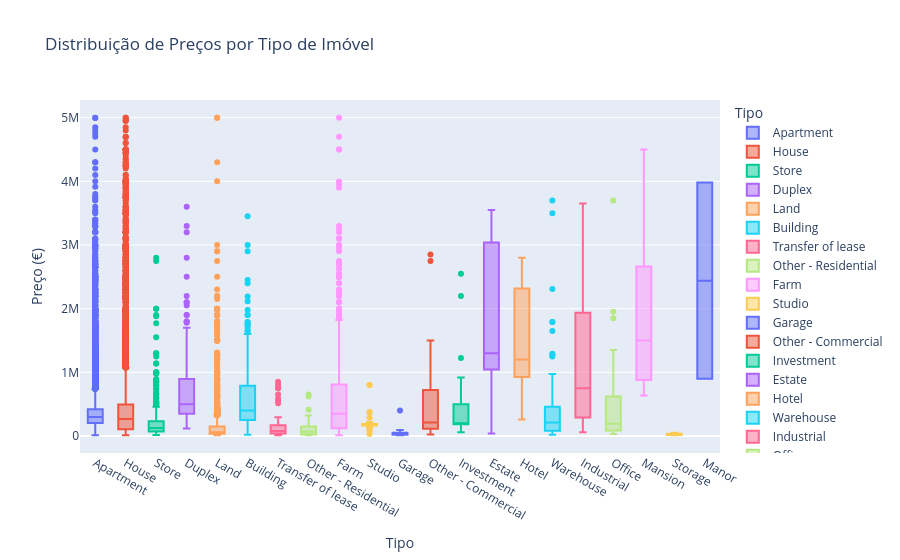

The notebook cell saved with this chart:
### Markdown cell above
### Preços por Tipo de Imóvel

### Code cell
fig = px.box(
    df_clean,
    x='Type',
    y='Price',
    title='Distribuição de Preços por Tipo de Imóvel',
    labels={'Price': 'Preço (€)', 'Type': 'Tipo'},
    color='Type'
)
fig.show()

print("\nPreço Médio por Tipo:")
print(df_clean.groupby('Type')['Price'].agg(['mean', 'median', 'count']).sort_values('median', ascending=False))

# Calcula premium de Casa vs Apartamento
if 'House' in df_clean['Type'].values and 'Apartment' in df_clean['Type'].values:
    house_price = df_clean[df_clean['Type'] == 'House']['Price'].median()
    apartment_price = df_clean[df_clean['Type'] == 'Apartment']['Price'].median()
    premium = ((house_price - apartment_price) / apartment_price) * 100
    
    print(f"\nCasa vs Apartamento:")
    print(f"Casa mediana: €{house_price:,.0f}")
    print(f"Apartamento mediano: €{apartment_price:,.0f}")
    print(f"Premium Casa: {premium:.1f}% {'mais caro' if premium > 0 else 'mais barato'}")

### Figure 1 — Plotly figure (JSON) as saved in the notebook; plotly's stock layout.template omitted (floating-point values rounded to 4 significant figures; data arrays with more than 128 entries replaced by an {"elided": "..."} marker saying what was removed)
{"data": [{"alignmentgroup": "True", "hovertemplate": "Tipo=%{x}<br>Preço (€)=%{y}<extra></extra>", "legendgroup": "Apartment", "marker": {"color": "#636efa"}, "name": "Apartment", "notched": false, "offsetgroup": "Apartment", "orientation": "v", "showlegend": true, "type": "box", "x": {"elided": "23319 str values"}, "x0": " ", "xaxis": "x", "y": {"elided": "23319 float values"}, "y0": " ", "yaxis": "y"}, {"alignmentgroup": "True", "hovertemplate": "Tipo=%{x}<br>Preço (€)=%{y}<extra></extra>", "legendgroup": "House", "marker": {"color": "#EF553B"}, "name": "House", "notched": false, "offsetgroup": "House", "orientation": "v", "showlegend": true, "type": "box", "x": {"elided": "17758 str values"}, "x0": " ", "xaxis": "x", "y": {"elided": "17758 int values"}, "y0": " ", "yaxis": "y"}, {"alignmentgroup": "True", "hovertemplate": "Tipo=%{x}<br>Preço (€)=%{y}<extra></extra>", "legendgroup": "Store", "marker": {"color": "#00cc96"}, "name": "Store", "notched": false, "offsetgroup": "Store", "orientation": "v", "showlegend": true, "type": "box", "x": {"elided": "419 str values"}, "x0": " ", "xaxis": "x", "y": {"elided": "419 int values"}, "y0": " ", "yaxis": "y"}, {"alignmentgroup": "True", "hovertemplate": "Tipo=%{x}<br>Preço (€)=%{y}<extra></extra>", "legendgroup": "Duplex", "marker": {"color": "#ab63fa"}, "name": "Duplex", "notched": false, "offsetgroup": "Duplex", "orientation": "v", "showlegend": true, "type": "box", "x": {"elided": "185 str values"}, "x0": " ", "xaxis": "x", "y": {"elided": "185 int values"}, "y0": " ", "yaxis": "y"}, {"alignmentgroup": "True", "hovertemplate": "Tipo=%{x}<br>Preço (€)=%{y}<extra></extra>", "legendgroup": "Land", "marker": {"color": "#FFA15A"}, "name": "Land", "notched": false, "offsetgroup": "Land", "orientation": "v", "showlegend": true, "type": "box", "x": {"elided": "2052 str values"}, "x0": " ", "xaxis": "x", "y": {"elided": "2052 int values"}, "y0": " ", "yaxis": "y"}, {"alignmentgroup": "True", "hovertemplate": "Tipo=%{x}<br>Preço (€)=%{y}<extra></extra>", "legendgroup": "Building", "marker": {"color": "#19d3f3"}, "name": "Building", "notched": false, "offsetgroup": "Building", "orientation": "v", "showlegend": true, "type": "box", "x": {"elided": "447 str values"}, "x0": " ", "xaxis": "x", "y": {"elided": "447 int values"}, "y0": " ", "yaxis": "y"}, {"alignmentgroup": "True", "hovertemplate": "Tipo=%{x}<br>Preço (€)=%{y}<extra></extra>", "legendgroup": "Transfer of lease", "marker": {"color": "#FF6692"}, "name": "Transfer of lease", "notched": false, "offsetgroup": "Transfer of lease", "orientation": "v", "showlegend": true, "type": "box", "x": ["Transfer of lease", "Transfer of lease", "Transfer of lease", "Transfer of lease", "Transfer of lease", "Transfer of lease", "Transfer of lease", "Transfer of lease", "Transfer of lease", "Transfer of lease", "Transfer of lease", "Transfer of lease", "Transfer of lease", "Transfer of lease", "Transfer of lease", "Transfer of lease", "Transfer of lease", "Transfer of lease", "Transfer of lease", "Transfer of lease", "Transfer of lease", "Transfer of lease", "Transfer of lease", "Transfer of lease", "Transfer of lease", "Transfer of lease", "Transfer of lease", "Transfer of lease", "Transfer of lease", "Transfer of lease", "Transfer of lease", "Transfer of lease", "Transfer of lease", "Transfer of lease", "Transfer of lease", "Transfer of lease", "Transfer of lease", "Transfer of lease", "Transfer of lease", "Transfer of lease", "Transfer of lease", "Transfer of lease", "Transfer of lease", "Transfer of lease", "Transfer of lease", "Transfer of lease", "Transfer of lease", "Transfer of lease", "Transfer of lease", "Transfer of lease", "Transfer of lease", "Transfer of lease", "Transfer of lease", "Transfer of lease", "Transfer of lease", "Transfer of lease", "Transfer of lease", "Transfer of lease", "Transfer of lease", "Transfer of lease", "Transfer of lease"], "x0": " ", "xaxis": "x", "y": [550000, 850000, 90000, 150000, 19900, 29900, 58000, 80000, 24900, 80000, 90000, 35000, 13500, 25000, 125000, 160000, 585000, 750000, 75000, 40000, 75000, 25000, 40000, 800000, 290000, 80000, 125000, 95000, 60000, 100000, 200000, 95000, 35000, 227000, 750000, 87500, 128700, 15000, 190000, 17000, 55000, 80000, 36000, 58500, 100000, 200000, 250000, 515000, 18000, 69000, 650000, 30000, 38000, 60000, 50000, 65000, 295000, 70000, 70000, 96950, 120000], "y0": " ", "yaxis": "y"}, {"alignmentgroup": "True", "hovertemplate": "Tipo=%{x}<br>Preço (€)=%{y}<extra></extra>", "legendgroup": "Other - Residential", "marker": {"color": "#B6E880"}, "name": "Other - Residential", "notched": false, "offsetgroup": "Other - Residential", "orientation": "v", "showlegend": true, "type": "box", "x": ["Other - Residential", "Other - Residential", "Other - Residential", "Other - Residential", "Other - Residential", "Other - Residential", "Other - Residential", "Other - Residential", "Other - Residential", "Other - Residential", "Other - Residential", "Other - Residential", "Other - Residential", "Other - Residential", "Other - Residential", "Other - Residential", "Other - Residential", "Other - Residential", "Other - Residential", "Other - Residential", "Other - Residential", "Other - Residential", "Other - Residential", "Other - Residential", "Other - Residential", "Other - Residential", "Other - Residential", "Other - Residential", "Other - Residential", "Other - Residential", "Other - Residential", "Other - Residential", "Other - Residential", "Other - Residential", "Other - Residential", "Other - Residential", "Other - Residential", "Other - Residential", "Other - Residential", "Other - Residential", "Other - Residential", "Other - Residential", "Other - Residential", "Other - Residential", "Other - Residential", "Other - Residential", "Other - Residential", "Other - Residential", "Other - Residential", "Other - Residential", "Other - Residential", "Other - Residential", "Other - Residential", "Other - Residential", "Other - Residential", "Other - Residential", "Other - Residential", "Other - Residential", "Other - Residential", "Other - Residential", "Other - Residential", "Other - Residential", "Other - Residential", "Other - Residential", "Other - Residential", "Other - Residential", "Other - Residential", "Other - Residential", "Other - Residential", "Other - Residential", "Other - Residential", "Other - Residential", "Other - Residential", "Other - Residential", "Other - Residential", "Other - Residential", "Other - Residential", "Other - Residential", "Other - Residential", "Other - Residential", "Other - Residential", "Other - Residential", "Other - Residential", "Other - Residential", "Other - Residential", "Other - Residential"], "x0": " ", "xaxis": "x", "y": [76500, 58000, 414000, 99000, 150000, 65000, 95000, 50000, 169000, 65000, 50000, 95000, 25900, 320000, 67000, 11000, 27500, 180000, 35000, 37000, 150000, 650000, 40000, 24000, 11500, 18000, 10000, 23000, 21000, 14250, 10000, 12000, 99900, 10400, 10000, 69000, 20000, 40000, 28500, 25000, 150000, 20000, 12000, 60000, 175000, 86150, 110000, 36000, 18000, 40000, 150000, 65000, 97000, 45000, 78000, 198000, 99000, 35000, 12700, 149000, 55000, 24500, 14000, 65000, 149600, 99900, 10500, 96500, 19000, 17500, 25000, 620000, 38000, 275000, 11500, 180000, 140000, 180000, 180000, 180000, 180000, 180000, 140000, 180000, 199000, 139000], "y0": " ", "yaxis": "y"}, {"alignmentgroup": "True", "hovertemplate": "Tipo=%{x}<br>Preço (€)=%{y}<extra></extra>", "legendgroup": "Farm", "marker": {"color": "#FF97FF"}, "name": "Farm", "notched": false, "offsetgroup": "Farm", "orientation": "v", "showlegend": true, "type": "box", "x": {"elided": "1002 str values"}, "x0": " ", "xaxis": "x", "y": {"elided": "1002 int values"}, "y0": " ", "yaxis": "y"}, {"alignmentgroup": "True", "hovertemplate": "Tipo=%{x}<br>Preço (€)=%{y}<extra></extra>", "legendgroup": "Studio", "marker": {"color": "#FECB52"}, "name": "Studio", "notched": false, "offsetgroup": "Studio", "orientation": "v", "showlegend": true, "type": "box", "x": ["Studio", "Studio", "Studio", "Studio", "Studio", "Studio", "Studio", "Studio", "Studio", "Studio", "Studio", "Studio", "Studio", "Studio", "Studio", "Studio", "Studio", "Studio", "Studio", "Studio", "Studio", "Studio", "Studio", "Studio", "Studio", "Studio", "Studio", "Studio", "Studio", "Studio", "Studio", "Studio", "Studio", "Studio", "Studio", "Studio", "Studio", "Studio", "Studio", "Studio", "Studio", "Studio", "Studio", "Studio", "Studio", "Studio", "Studio"], "x0": " ", "xaxis": "x", "y": [80000, 205000, 210000, 800000, 160000, 120000, 375000, 370000, 205000, 210000, 147000, 143000, 185000, 185000, 180000, 180000, 175000, 165000, 180000, 185000, 180000, 180000, 180000, 175000, 165000, 175000, 165000, 180000, 185000, 210000, 180000, 185000, 185000, 185000, 165000, 165000, 165000, 190000, 175000, 160000, 165000, 800000, 219000, 173250, 285000, 30000, 92500], "y0": " ", "yaxis": "y"}, {"alignmentgroup": "True", "hovertemplate": "Tipo=%{x}<br>Preço (€)=%{y}<extra></extra>", "legendgroup": "Garage", "marker": {"color": "#636efa"}, "name": "Garage", "notched": false, "offsetgroup": "Garage", "orientation": "v", "showlegend": true, "type": "box", "x": ["Garage", "Garage", "Garage", "Garage", "Garage", "Garage", "Garage", "Garage", "Garage", "Garage", "Garage", "Garage", "Garage", "Garage", "Garage", "Garage", "Garage", "Garage", "Garage", "Garage", "Garage", "Garage", "Garage", "Garage", "Garage", "Garage", "Garage", "Garage", "Garage", "Garage", "Garage", "Garage"], "x0": " ", "xaxis": "x", "y": [13500, 14900, 14900, 57000, 47000, 24500, 75000, 87000, 11000, 11000, 30000, 29900, 25000, 87000, 30000, 60000, 46500, 37500, 18000, 29950, 35000, 18000, 17000, 38000, 400000, 22000, 93750, 25500, 45000, 45000, 85000, 45000], "y0": " ", "yaxis": "y"}, {"alignmentgroup": "True", "hovertemplate": "Tipo=%{x}<br>Preço (€)=%{y}<extra></extra>", "legendgroup": "Other - Commercial", "marker": {"color": "#EF553B"}, "name": "Other - Commercial", "notched": false, "offsetgroup": "Other - Commercial", "orientation": "v", "showlegend": true, "type": "box", "x": ["Other - Commercial", "Other - Commercial", "Other - Commercial", "Other - Commercial", "Other - Commercial", "Other - Commercial", "Other - Commercial", "Other - Commercial", "Other - Commercial", "Other - Commercial", "Other - Commercial", "Other - Commercial", "Other - Commercial", "Other - Commercial", "Other - Commercial", "Other - Commercial", "Other - Commercial", "Other - Commercial", "Other - Commercial", "Other - Commercial", "Other - Commercial", "Other - Commercial", "Other - Commercial", "Other - Commercial", "Other - Commercial", "Other - Commercial", "Other - Commercial", "Other - Commercial", "Other - Commercial", "Other - Commercial", "Other - Commercial", "Other - Commercial", "Other - Commercial", "Other - Commercial", "Other - Commercial", "Other - Commercial", "Other - Commercial", "Other - Commercial", "Other - Commercial", "Other - Commercial", "Other - Commercial", "Other - Commercial", "Other - Commercial", "Other - Commercial", "Other - Commercial", "Other - Commercial", "Other - Commercial", "Other - Commercial", "Other - Commercial", "Other - Commercial", "Other - Commercial"], "x0": " ", "xaxis": "x", "y": [160000, 230000, 770000, 585000, 72000, 1100000, 65000, 1100000, 187950, 330605, 350000, 140000, 150000, 30000, 150000, 69500, 350000, 198000, 47500, 60000, 1150000, 945000, 47500, 139500, 110000, 2850000, 598000, 1400000, 260000, 130000, 130000, 150000, 25000, 270000, 110000, 590000, 180000, 460000, 765000, 350000, 895000, 210000, 2750000, 790000, 100000, 80000, 98000, 120000, 1100000, 244000, 1500000], "y0": " ", "yaxis": "y"}, {"alignmentgroup": "True", "hovertemplate": "Tipo=%{x}<br>Preço (€)=%{y}<extra></extra>", "legendgroup": "Investment", "marker": {"color": "#00cc96"}, "name": "Investment", "notched": false, "offsetgroup": "Investment", "orientation": "v", "showlegend": true, "type": "box", "x": ["Investment", "Investment", "Investment", "Investment", "Investment", "Investment", "Investment", "Investment", "Investment", "Investment", "Investment", "Investment", "Investment", "Investment", "Investment", "Investment", "Investment", "Investment", "Investment", "Investment", "Investment", "Investment", "Investment", "Investment", "Investment", "Investment", "Investment", "Investment", "Investment", "Investment", "Investment", "Investment", "Investment", "Investment", "Investment", "Investment", "Investment", "Investment", "Investment", "Investment", "Investment", "Investment", "Investment", "Investment", "Investment", "Investment", "Investment", "Investment", "Investment", "Investment", "Investment"], "x0": " ", "xaxis": "x", "y": [350000, 91000, 495000, 399000, 585000, 750000, 185000, 185000, 185000, 185000, 185000, 185000, 185000, 185000, 185000, 185000, 185000, 185000, 185000, 185000, 185000, 185000, 185000, 185000, 2200000, 87000, 498000, 467000, 800000, 920000, 1225000, 600000, 70000, 230000, 180000, 2550000, 535000, 270000, 59500, 59900, 345000, 350000, 110000, 550000, 150000, 699000, 750000, 85000, 129000, 129000, 467000], "y0": " ", "yaxis": "y"}, {"alignmentgroup": "True", "hovertemplate": "Tipo=%{x}<br>Preço (€)=%{y}<extra></extra>", "legendgroup": "Estate", "marker": {"color": "#ab63fa"}, "name": "Estate", "notched": false, "offsetgroup": "Estate", "orientation": "v", "showlegend": true, "type": "box", "x": ["Estate", "Estate", "Estate", "Estate", "Estate", "Estate", "Estate", "Estate", "Estate", "Estate", "Estate", "Estate"], "x0": " ", "xaxis": "x", "y": [3550000, 1090000, 1000000, 2980000, 2100000, 3100000, 1300000, 39900, 50000, 1300000, 3100000, 1100000], "y0": " ", "yaxis": "y"}, {"alignmentgroup": "True", "hovertemplate": "Tipo=%{x}<br>Preço (€)=%{y}<extra></extra>", "legendgroup": "Hotel", "marker": {"color": "#FFA15A"}, "name": "Hotel", "notched": false, "offsetgroup": "Hotel", "orientation": "v", "showlegend": true, "type": "box", "x": ["Hotel", "Hotel", "Hotel", "Hotel", "Hotel", "Hotel", "Hotel", "Hotel", "Hotel", "Hotel", "Hotel", "Hotel", "Hotel"], "x0": " ", "xaxis": "x", "y": [995000, 1500000, 433200, 1100000, 2370000, 1490000, 890000, 260000, 2800000, 2300000, 2370000, 1200000, 940000], "y0": " ", "yaxis": "y"}, {"alignmentgroup": "True", "hovertemplate": "Tipo=%{x}<br>Preço (€)=%{y}<extra></extra>", "legendgroup": "Warehouse", "marker": {"color": "#19d3f3"}, "name": "Warehouse", "notched": false, "offsetgroup": "Warehouse", "orientation": "v", "showlegend": true, "type": "box", "x": ["Warehouse", "Warehouse", "Warehouse", "Warehouse", "Warehouse", "Warehouse", "Warehouse", "Warehouse", "Warehouse", "Warehouse", "Warehouse", "Warehouse", "Warehouse", "Warehouse", "Warehouse", "Warehouse", "Warehouse", "Warehouse", "Warehouse", "Warehouse", "Warehouse", "Warehouse", "Warehouse", "Warehouse", "Warehouse", "Warehouse", "Warehouse", "Warehouse", "Warehouse", "Warehouse", "Warehouse", "Warehouse", "Warehouse", "Warehouse", "Warehouse", "Warehouse", "Warehouse", "Warehouse", "Warehouse", "Warehouse", "Warehouse", "Warehouse", "Warehouse", "Warehouse", "Warehouse", "Warehouse", "Warehouse", "Warehouse", "Warehouse", "Warehouse", "Warehouse", "Warehouse", "Warehouse", "Warehouse", "Warehouse", "Warehouse", "Warehouse", "Warehouse", "Warehouse", "Warehouse", "Warehouse", "Warehouse", "Warehouse", "Warehouse", "Warehouse", "Warehouse", "Warehouse", "Warehouse", "Warehouse", "Warehouse", "Warehouse", "Warehouse", "Warehouse", "Warehouse", "Warehouse", "Warehouse", "Warehouse", "Warehouse", "Warehouse", "Warehouse", "Warehouse", "Warehouse", "Warehouse", "Warehouse", "Warehouse"], "x0": " ", "xaxis": "x", "y": [303000, 850000, 95000, 80000, 227500, 83000, 295000, 48000, 190000, 175000, 42500, 60000, 43000, 3500000, 72500, 47500, 2310000, 250000, 700000, 375000, 149900, 285000, 87500, 47000, 67500, 280000, 269900, 212000, 431000, 1290000, 18000, 1790000, 105000, 115000, 750000, 875000, 590000, 95000, 150000, 275000, 3700000, 60000, 130000, 1790000, 45000, 150000, 37000, 1250000, 125000, 1650000, 300000, 70000, 180000, 110000, 250000, 395000, 85000, 975000, 66500, 149800, 82000, 65000, 850000, 98500, 750000, 225000, 126000, 299000, 25000, 350000, 250000, 750000, 59900, 1275000, 315000, 140000, 44500, 431000, 212000, 275000, 50000, 950000, 110000, 550000, 800000], "y0": " ", "yaxis": "y"}, {"alignmentgroup": "True", "hovertemplate": "Tipo=%{x}<br>Preço (€)=%{y}<extra></extra>", "legendgroup": "Industrial", "marker": {"color": "#FF6692"}, "name": "Industrial", "notched": false, "offsetgroup": "Industrial", "orientation": "v", "showlegend": true, "type": "box", "x": ["Industrial", "Industrial", "Industrial", "Industrial", "Industrial", "Industrial", "Industrial", "Industrial", "Industrial", "Industrial", "Industrial", "Industrial", "Industrial", "Industrial", "Industrial", "Industrial", "Industrial", "Industrial", "Industrial", "Industrial", "Industrial", "Industrial", "Industrial", "Industrial", "Industrial", "Industrial", "Industrial"], "x0": " ", "xaxis": "x", "y": [215000, 750000, 83000, 1100000, 2100000, 60000, 774134, 2500000, 319000, 1900000, 600000, 597000, 240000, 3400000, 3650000, 980000, 850000, 280000, 1950000, 175000, 195000, 550000, 750000, 2900000, 590000, 3650000, 420000], "y0": " ", "yaxis": "y"}, {"alignmentgroup": "True", "hovertemplate": "Tipo=%{x}<br>Preço (€)=%{y}<extra></extra>", "legendgroup": "Office", "marker": {"color": "#B6E880"}, "name": "Office", "notched": false, "offsetgroup": "Office", "orientation": "v", "showlegend": true, "type": "box", "x": ["Office", "Office", "Office", "Office", "Office", "Office", "Office", "Office", "Office", "Office", "Office", "Office", "Office", "Office", "Office", "Office", "Office", "Office", "Office", "Office", "Office", "Office", "Office", "Office", "Office", "Office", "Office", "Office", "Office", "Office", "Office", "Office", "Office", "Office", "Office", "Office", "Office", "Office", "Office", "Office", "Office", "Office", "Office", "Office", "Office", "Office", "Office", "Office", "Office", "Office", "Office", "Office"], "x0": " ", "xaxis": "x", "y": [32000, 45000, 29500, 29500, 75000, 92500, 35000, 181500, 57000, 82500, 1298000, 188000, 980000, 150000, 365000, 650000, 690000, 1270000, 185000, 530000, 1200000, 123000, 100000, 180000, 190000, 116500, 295000, 199000, 80000, 65000, 81000, 81000, 170000, 300000, 280000, 125000, 3700000, 1350000, 1950000, 780000, 116500, 400000, 275000, 225000, 300000, 1850000, 850000, 590000, 195000, 195000, 35000, 750000], "y0": " ", "yaxis": "y"}, {"alignmentgroup": "True", "hovertemplate": "Tipo=%{x}<br>Preço (€)=%{y}<extra></extra>", "legendgroup": "Mansion", "marker": {"color": "#FF97FF"}, "name": "Mansion", "notched": false, "offsetgroup": "Mansion", "orientation": "v", "showlegend": true, "type": "box", "x": ["Mansion", "Mansion", "Mansion", "Mansion", "Mansion", "Mansion", "Mansion"], "x0": " ", "xaxis": "x", "y": [900000, 1500000, 4500000, 870000, 635000, 2900000, 1950000], "y0": " ", "yaxis": "y"}, {"alignmentgroup": "True", "hovertemplate": "Tipo=%{x}<br>Preço (€)=%{y}<extra></extra>", "legendgroup": "Storage", "marker": {"color": "#FECB52"}, "name": "Storage", "notched": false, "offsetgroup": "Storage", "orientation": "v", "showlegend": true, "type": "box", "x": ["Storage", "Storage", "Storage", "Storage", "Storage"], "x0": " ", "xaxis": "x", "y": [10000, 18200, 29000, 49000, 19000], "y0": " ", "yaxis": "y"}, {"alignmentgroup": "True", "hovertemplate": "Tipo=%{x}<br>Preço (€)=%{y}<extra></extra>", "legendgroup": "Manor", "marker": {"color": "#636efa"}, "name": "Manor", "notched": false, "offsetgroup": "Manor", "orientation": "v", "showlegend": true, "type": "box", "x": ["Manor", "Manor"], "x0": " ", "xaxis": "x", "y": [3980000, 900000], "y0": " ", "yaxis": "y"}], "layout": {"boxmode": "overlay", "legend": {"title": {"text": "Tipo"}, "tracegroupgap": 0}, "title": {"text": "Distribuição de Preços por Tipo de Imóvel"}, "xaxis": {"anchor": "y", "categoryarray": ["Apartment", "House", "Store", "Duplex", "Land", "Building", "Transfer of lease", "Other - Residential", "Farm", "Studio", "Garage", "Other - Commercial", "Investment", "Estate", "Hotel", "Warehouse", "Industrial", "Office", "Mansion", "Storage", "Manor"], "categoryorder": "array", "domain": [0, 1], "title": {"text": "Tipo"}}, "yaxis": {"anchor": "x", "domain": [0, 1], "title": {"text": "Preço (€)"}}}}
